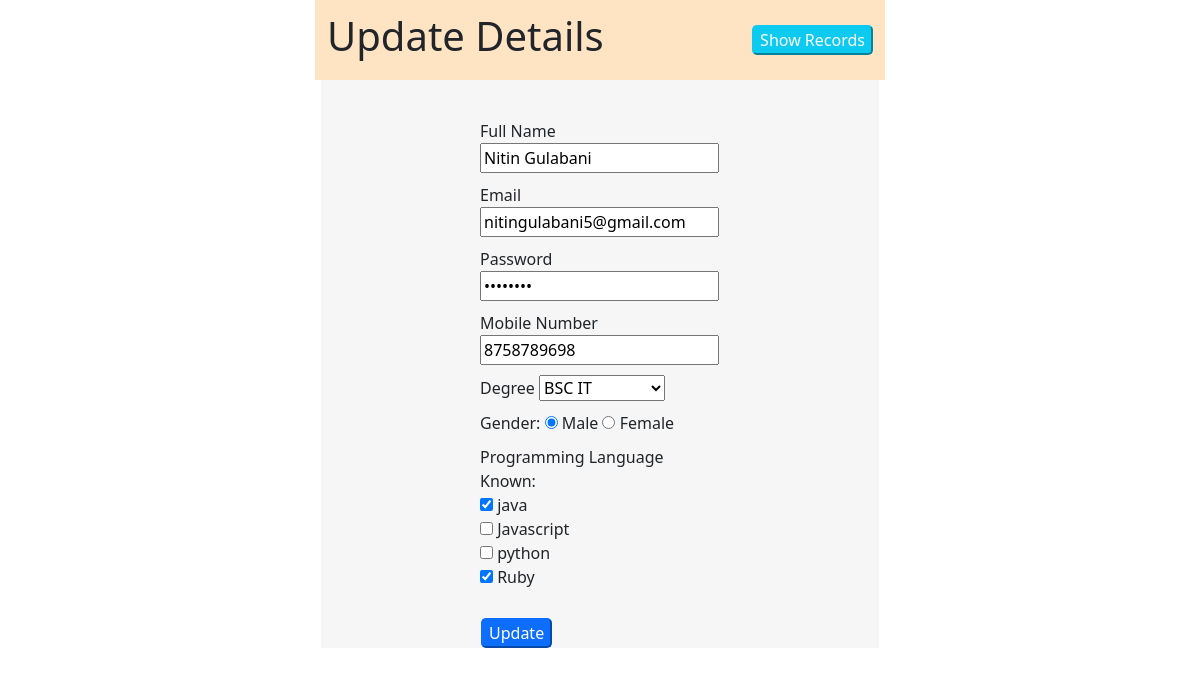
/edit-data.php?id=22, run on the app's committed database.
### tables this page shows
CREATE TABLE `student` (
  `id` int(10) NOT NULL,
  `full_name` varchar(50) NOT NULL,
  `email` varchar(50) NOT NULL,
  `password` varchar(18) NOT NULL,
  `mobile_number` decimal(10,0) NOT NULL,
  `degree` varchar(15) NOT NULL,
  `gender` varchar(6) NOT NULL,
  `pro_lang` varchar(100) NOT NULL
);

### conn.php (called while the page is built)
<?php
    function runQuery($query)
    {
        $conn = mysqli_connect("localhost","root","","stu_details") or die("Connection Failed");
        $result = mysqli_query($conn,$query) or die("Query can't run");
        return $result;
    }
?>

### edit-data.php (the view, shortened to what this page needs)
<?php
    include "links.php";
    include "conn.php";
    $errormsg = "";
?>
<!DOCTYPE html>
<html lang="en">
<body>
    <div class="container">
        <div class="row">
        <div class="col-12 d-flex align-items-center justify-content-between table-header w-50">
                <h1>Update Details</h1>
                <Button class="btn-info"><a href="index.php">Show Records</a></Button>
            </div>
            <?php
                $stu_id = $_GET['id'];
                $query1 = "SELECT * FROM student WHERE id = '$stu_id'";
                $result1 = runQuery($query1);
                if(mysqli_num_rows($result1) > 0)
                {
                    while($rows = mysqli_fetch_assoc($result1))
                    {
                        $prog_lang = explode(",",$rows['pro_lang']);
            ?>
            <form id = "form" action="<?php $_SERVER['PHP_SELF']?>" method="post">
                <div class="form-body">
                <div class="form-content input-text">
                </div>
                <div class="form-content input-text">
                    <p><?php echo $errormsg; ?></p><br>
                    <label for="full_name">Full Name</label>
                    <input value = "<?php echo $rows['full_name'];?>" type="text" name="full_name" required>
                </div>
                <div class="form-content input-text">
                    <label for="full_name">Email</label><br>
                    <input value = "<?php echo $rows['email'];?>" type="email" name="email" required>
                </div>
                <div class="form-content input-text">
                   <label for="password">Password</label>
                    <input value = "<?php echo $rows['password'];?>" type="password" name="password" required>
                </div>
                <div class="form-content input-text">
                    <label for="">Mobile Number</label>
                    <input value = "<?php echo $rows['mobile_number'];?>" type="number" name="mobile_number" required>
                </div>
                <div class="form-content">
                    <label for="degree">Degree</label>
                    <select name="degree" required>
                        <option value="BSC IT"
                        <?php
                            if($rows['degree'] == 'BSC IT')
                            {
                                echo "selected";
                            }
                        ?>>BSC IT</option>
                    </select>
                </div>
                <div class="form-content">
                    <span>Gender:</span>
                    <input type="radio" id = "male" value = "male" name = "gender" required
                    <?php
                            if($rows['gender'] == 'male')
                            {
                                echo "checked";
                            }
                        ?>>
                    <label for="male">Male</label>
                    <input type="radio" id = "female" value = "female" name = "gender"
                    <?php
                            if($rows['gender'] == 'female')
                            {
                                echo "checked";
                            }
                        ?>>
                    <label for="female">Female</label>
                </div>
                <div class="form-content">
                   <span>Programming Language Known:</span>
                    <br>
                    <input type="checkbox" id="java" name="prog_lang[]" value="java"
                    <?php
                        if(in_array("java",$prog_lang))
                        {
                            echo "checked";
                        }
                    ?>>
                    <label for="java">java</label><br>
                    <input type="checkbox" id="javascript" name="prog_lang[]" value="javascript"
                    <?php
                        if(in_array("javascript",$prog_lang))
                        {
                            echo "checked";
                        }
                    ?>>
                    <label for="javascript"> Javascript</label><br>
                    <input type="checkbox" id="python" name="prog_lang[]" value="python"
                    <?php
                        if(in_array("python",$prog_lang))
                        {
                            echo "checked";
                        }
                    ?>>
                    <label for="python"> python </label><br>
                    <input type="checkbox" id="Ruby" name="prog_lang[]" value="Ruby"
                    <?php
                        if(in_array("Ruby",$prog_lang))
                        {
                            echo "checked";
                        }
                    ?>>
                    <label for="Ruby"> Ruby </label>
                </div>
                <br><input class = "btn-primary submit-btn" type = "submit" name="submit" value="Update">
                </div>
            </form>
            <?php
                }
            }
            ?>
        </div>
    </div>
</body>
</html>

### style.css (style rules this page uses)
* { font-size: 1rem; }
.table-header { background-color: bisque; height: 80px; width: 100%; margin: auto; text-align: center; }
input { color: black; }
.form-content { display: block; width: 250px; margin: auto; height: auto; padding: 5px; }
.form-body { width: 50%; margin: auto; background-color: rgb(246, 246, 246); }
button { border-radius: 5px; }
a { text-decoration: none; color: white; }
.submit-btn { border-radius: 5px; margin-left: 160px; }

### data on the page
student: full_name "Nitin Gulabani", email "nitingulabani5@gmail.com", mobile_number "8758789698", degree "BSC IT", gender "☑ Male", gender "☐ Female", pro_lang "☑"
